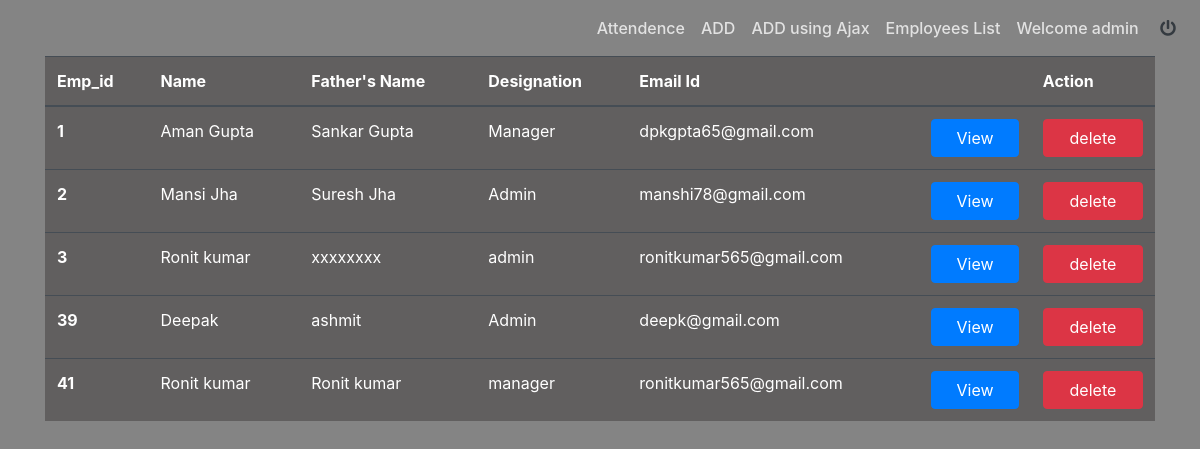
Page /admin/Emp_list.php (signed in) on the committed database.
### tables this page shows
CREATE TABLE `add_emp` (
  `id` int(255) NOT NULL,
  `Name` varchar(100) DEFAULT NULL,
  `FatherName` varchar(100) DEFAULT NULL,
  `Designation` varchar(100) DEFAULT NULL,
  `Email` varchar(100) DEFAULT NULL
);

### admin/Emp_list.php (the view, shortened to what this page needs)
<?php
$user = $_SESSION['user'];
?>
<!DOCTYPE html>
<html>
<head>
	<link rel="stylesheet" href="https://stackpath.bootstrapcdn.com/bootstrap/4.2.1/css/bootstrap.min.css">
	<link rel="stylesheet" href="css/style.css">
	<link rel="stylesheet" href="https://use.fontawesome.com/releases/v5.6.3/css/all.css">
</head>
<body>
<nav class="navbar navbar-expand-lg navbar-dark primary-color">
  <div class="collapse navbar-collapse" id="navbarNav">
    <ul class="navbar-nav ml-auto">
      <li class="nav-item">
        <a class="nav-link" href="atten_form.php">Attendence</a>
      </li>
      <li class="nav-item">
        <a class="nav-link" href="add.php">ADD</a>
      </li>
      <li class="nav-item">
        <a class="nav-link" href="ajaxinsert.php">ADD using Ajax</a>
      </li>
      <li class="nav-item">
        <a class="nav-link" href="emp_list.php">Employees List</a>
      </li>
      <li class="nav-item">
        <a class="nav-link text-dark" href="#">Welcome <?php echo $user; ?> &nbsp;&nbsp;&nbsp;&nbsp;<i class="fas fa-power-off text-dark"></i></a>
      </li>
    </ul>
  </div>
</nav>
<div class="container">
	<table class="table table-dark">
  <thead>
    <tr>
      <th scope="col">Emp_id</th>
      <th scope="col">Name</th>
      <th scope="col">Father's Name</th>
      <th scope="col">Designation</th>
      <th colspan="2" >Email Id</th>
      <th colspan="2" >Action</th>
    </tr>
  </thead>
  <tbody>
    <?php
      include 'conn.php';
      $q = "select * FROM add_emp ";
      $run = mysqli_query($con, $q);
      while ($result = mysqli_fetch_array($run)) {
     ?>
    <tr>
      <th scope="row"><?php echo $result['id']; ?></th></th>
      <td><?php echo $result['Name']; ?></th></td>
      <td><?php echo $result['FatherName']; ?></th></td>
      <td><?php echo $result['Designation']; ?></th></td>
      <td><?php echo $result['Email']; ?></th></td>
      <td><a href="view.php?see=<?php echo $result['id']; ?>" class="btn btn-primary w-100">View</a></td>
      <td><a href="delete.php?del=<?php echo $result['id']; ?>" class="btn btn-danger w-100">delete</a></td>
    </tr>
  <?php } ?>
  </tbody>
</table>
</div>
</body>
</html>

### admin/css/style.css (style rules this page uses)
body { background-color: #848484; }
.navbar ul li a { color: #E2E2E2 !important; font-weight: 500; }
table { background-color: #615F5F !important; }

### rows in the picture
add_emp: id "1", Name "Aman Gupta", FatherName "Sankar Gupta", Designation "Manager", Email "dpkgpta65@gmail.com"
add_emp: id "2", Name "Mansi Jha", FatherName "Suresh Jha", Designation "Admin", Email "manshi78@gmail.com"
add_emp: id "3", Name "Ronit kumar", FatherName "xxxxxxxx", Designation "admin", Email "ronitkumar565@gmail.com"
add_emp: id "39", Name "Deepak", FatherName "ashmit", Designation "Admin", Email "deepk@gmail.com"
add_emp: id "41", Name "Ronit kumar", FatherName "Ronit kumar", Designation "manager", Email "ronitkumar565@gmail.com"

### other values in the picture
$user "admin"
